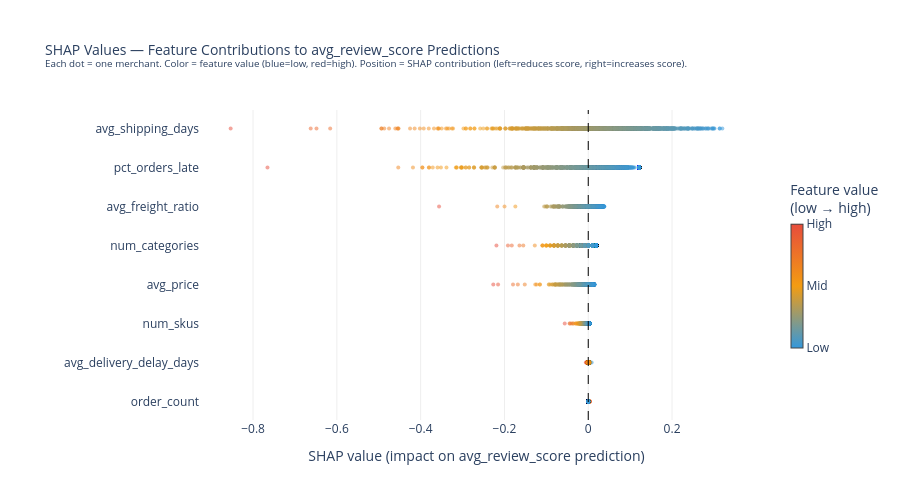

The notebook cell this image was saved under:
### Code cell
# SHAP beeswarm (dot plot) — Plotly implementation
# Show top 8 numeric features only (state dummies excluded for readability)
top_features = mean_abs_shap[NUMERIC_FEATURES].sort_values(ascending=True).index.tolist()

fig_shap = go.Figure()

for feat in top_features:
    feature_vals = X_shap[feat].values
    shap_vals    = shap_df[feat].values

    # Normalize feature value to [0,1] for color mapping
    fv_norm = (feature_vals - feature_vals.min()) / (feature_vals.max() - feature_vals.min() + 1e-9)

    fig_shap.add_trace(go.Scatter(
        x=shap_vals,
        y=[feat] * len(shap_vals),
        mode='markers',
        marker=dict(
            size=4,
            color=fv_norm,
            colorscale=[[0, '#3498db'], [0.5, '#f39c12'], [1, '#e74c3c']],
            opacity=0.5,
            showscale=(feat == top_features[-1]),
            colorbar=dict(
                title='Feature value<br>(low → high)',
                tickvals=[0, 0.5, 1], ticktext=['Low', 'Mid', 'High'],
                x=1.05, thickness=12, len=0.6
            )
        ),
        hovertemplate=f'{feat}<br>SHAP: %{{x:.5f}}<br>Feature value: %{{customdata:.3f}}<extra></extra>',
        customdata=feature_vals,
        showlegend=False,
        name=feat,
    ))

fig_shap.add_vline(x=0, line_dash='dash', line_color='black', line_width=1)

fig_shap.update_layout(
    title=dict(
        text='SHAP Values — Feature Contributions to avg_review_score Predictions<br>'
             '<sup>Each dot = one merchant. Color = feature value (blue=low, red=high). '
             'Position = SHAP contribution (left=reduces score, right=increases score).</sup>',
        font_size=14
    ),
    xaxis_title='SHAP value (impact on avg_review_score prediction)',
    yaxis_title='',
    plot_bgcolor='white', paper_bgcolor='white',
    xaxis=dict(gridcolor='#eee', zeroline=False),
    yaxis=dict(showgrid=False),
    height=500, margin=dict(t=110, l=200, r=120)
)

fig_shap.show()
print("Takeaway: avg_shipping_days is the single most impactful feature by mean |SHAP| — "
      "merchants with high shipping days (red dots) consistently receive lower predicted review scores. "
      "pct_orders_late is second and shows the same directional pattern.")

### Figure 1 — Plotly figure (JSON) as saved in the notebook; plotly's stock layout.template omitted (floating-point values rounded to 4 significant figures; data arrays with more than 128 entries replaced by an {"elided": "..."} marker saying what was removed)
{"data": [{"customdata": {"elided": "1226 float values"}, "hovertemplate": "order_count<br>SHAP: %{x:.5f}<br>Feature value: %{customdata:.3f}<extra></extra>", "marker": {"color": {"elided": "1226 float values"}, "colorbar": {"len": 0.6, "thickness": 12, "ticktext": ["Low", "Mid", "High"], "tickvals": [0, 0.5, 1], "title": {"text": "Feature value<br>(low → high)"}, "x": 1.05}, "colorscale": [[0, "#3498db"], [0.5, "#f39c12"], [1, "#e74c3c"]], "opacity": 0.5, "showscale": false, "size": 4}, "mode": "markers", "name": "order_count", "showlegend": false, "type": "scatter", "x": {"elided": "1226 float values"}, "y": {"elided": "1226 str values"}}, {"customdata": {"elided": "1226 float values"}, "hovertemplate": "avg_delivery_delay_days<br>SHAP: %{x:.5f}<br>Feature value: %{customdata:.3f}<extra></extra>", "marker": {"color": {"elided": "1226 float values"}, "colorbar": {"len": 0.6, "thickness": 12, "ticktext": ["Low", "Mid", "High"], "tickvals": [0, 0.5, 1], "title": {"text": "Feature value<br>(low → high)"}, "x": 1.05}, "colorscale": [[0, "#3498db"], [0.5, "#f39c12"], [1, "#e74c3c"]], "opacity": 0.5, "showscale": false, "size": 4}, "mode": "markers", "name": "avg_delivery_delay_days", "showlegend": false, "type": "scatter", "x": {"elided": "1226 float values"}, "y": {"elided": "1226 str values"}}, {"customdata": {"elided": "1226 float values"}, "hovertemplate": "num_skus<br>SHAP: %{x:.5f}<br>Feature value: %{customdata:.3f}<extra></extra>", "marker": {"color": {"elided": "1226 float values"}, "colorbar": {"len": 0.6, "thickness": 12, "ticktext": ["Low", "Mid", "High"], "tickvals": [0, 0.5, 1], "title": {"text": "Feature value<br>(low → high)"}, "x": 1.05}, "colorscale": [[0, "#3498db"], [0.5, "#f39c12"], [1, "#e74c3c"]], "opacity": 0.5, "showscale": false, "size": 4}, "mode": "markers", "name": "num_skus", "showlegend": false, "type": "scatter", "x": {"elided": "1226 float values"}, "y": {"elided": "1226 str values"}}, {"customdata": {"elided": "1226 float values"}, "hovertemplate": "avg_price<br>SHAP: %{x:.5f}<br>Feature value: %{customdata:.3f}<extra></extra>", "marker": {"color": {"elided": "1226 float values"}, "colorbar": {"len": 0.6, "thickness": 12, "ticktext": ["Low", "Mid", "High"], "tickvals": [0, 0.5, 1], "title": {"text": "Feature value<br>(low → high)"}, "x": 1.05}, "colorscale": [[0, "#3498db"], [0.5, "#f39c12"], [1, "#e74c3c"]], "opacity": 0.5, "showscale": false, "size": 4}, "mode": "markers", "name": "avg_price", "showlegend": false, "type": "scatter", "x": {"elided": "1226 float values"}, "y": {"elided": "1226 str values"}}, {"customdata": {"elided": "1226 float values"}, "hovertemplate": "num_categories<br>SHAP: %{x:.5f}<br>Feature value: %{customdata:.3f}<extra></extra>", "marker": {"color": {"elided": "1226 float values"}, "colorbar": {"len": 0.6, "thickness": 12, "ticktext": ["Low", "Mid", "High"], "tickvals": [0, 0.5, 1], "title": {"text": "Feature value<br>(low → high)"}, "x": 1.05}, "colorscale": [[0, "#3498db"], [0.5, "#f39c12"], [1, "#e74c3c"]], "opacity": 0.5, "showscale": false, "size": 4}, "mode": "markers", "name": "num_categories", "showlegend": false, "type": "scatter", "x": {"elided": "1226 float values"}, "y": {"elided": "1226 str values"}}, {"customdata": {"elided": "1226 float values"}, "hovertemplate": "avg_freight_ratio<br>SHAP: %{x:.5f}<br>Feature value: %{customdata:.3f}<extra></extra>", "marker": {"color": {"elided": "1226 float values"}, "colorbar": {"len": 0.6, "thickness": 12, "ticktext": ["Low", "Mid", "High"], "tickvals": [0, 0.5, 1], "title": {"text": "Feature value<br>(low → high)"}, "x": 1.05}, "colorscale": [[0, "#3498db"], [0.5, "#f39c12"], [1, "#e74c3c"]], "opacity": 0.5, "showscale": false, "size": 4}, "mode": "markers", "name": "avg_freight_ratio", "showlegend": false, "type": "scatter", "x": {"elided": "1226 float values"}, "y": {"elided": "1226 str values"}}, {"customdata": {"elided": "1226 float values"}, "hovertemplate": "pct_orders_late<br>SHAP: %{x:.5f}<br>Feature value: %{customdata:.3f}<extra></extra>", "marker": {"color": {"elided": "1226 float values"}, "colorbar": {"len": 0.6, "thickness": 12, "ticktext": ["Low", "Mid", "High"], "tickvals": [0, 0.5, 1], "title": {"text": "Feature value<br>(low → high)"}, "x": 1.05}, "colorscale": [[0, "#3498db"], [0.5, "#f39c12"], [1, "#e74c3c"]], "opacity": 0.5, "showscale": false, "size": 4}, "mode": "markers", "name": "pct_orders_late", "showlegend": false, "type": "scatter", "x": {"elided": "1226 float values"}, "y": {"elided": "1226 str values"}}, {"customdata": {"elided": "1226 float values"}, "hovertemplate": "avg_shipping_days<br>SHAP: %{x:.5f}<br>Feature value: %{customdata:.3f}<extra></extra>", "marker": {"color": {"elided": "1226 float values"}, "colorbar": {"len": 0.6, "thickness": 12, "ticktext": ["Low", "Mid", "High"], "tickvals": [0, 0.5, 1], "title": {"text": "Feature value<br>(low → high)"}, "x": 1.05}, "colorscale": [[0, "#3498db"], [0.5, "#f39c12"], [1, "#e74c3c"]], "opacity": 0.5, "showscale": true, "size": 4}, "mode": "markers", "name": "avg_shipping_days", "showlegend": false, "type": "scatter", "x": {"elided": "1226 float values"}, "y": {"elided": "1226 str values"}}], "layout": {"height": 500, "margin": {"l": 200, "r": 120, "t": 110}, "paper_bgcolor": "white", "plot_bgcolor": "white", "shapes": [{"line": {"color": "black", "dash": "dash", "width": 1}, "type": "line", "x0": 0, "x1": 0, "xref": "x", "y0": 0, "y1": 1, "yref": "y domain"}], "title": {"font": {"size": 14}, "text": "SHAP Values — Feature Contributions to avg_review_score Predictions<br><sup>Each dot = one merchant. Color = feature value (blue=low, red=high). Position = SHAP contribution (left=reduces score, right=increases score).</sup>"}, "xaxis": {"gridcolor": "#eee", "title": {"text": "SHAP value (impact on avg_review_score prediction)"}, "zeroline": false}, "yaxis": {"showgrid": false, "title": {"text": ""}}}}
